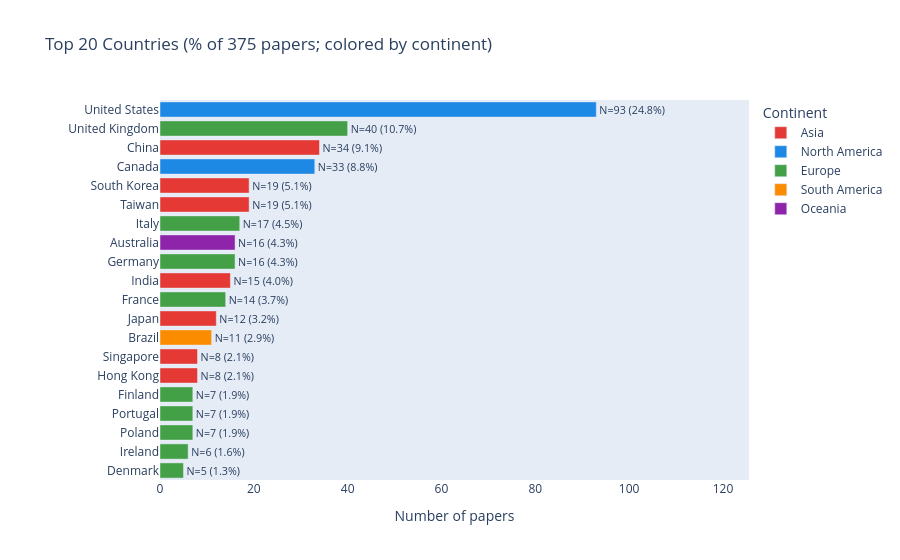

Source (notebook cell):
### Markdown cell above
## 6 · Countries by Continent

### Code cell
countries_long = split_multivalued(df, "Countries", sep=";")
countries_long["continent"] = countries_long["value"].apply(assign_continent)
countries_long.to_parquet(PROCESSED_DIR + "countries_long.parquet", index=False)

# Count by country (one count per paper, not per country-contribution)
country_papers = (
    countries_long
    .drop_duplicates(subset=["Record_ID", "value"])
    .groupby(["value", "continent"])["Record_ID"]
    .nunique()
    .reset_index()
    .rename(columns={"value": "country", "Record_ID": "n_papers"})
    .sort_values("n_papers", ascending=False)
    .head(TOP_COUNTRIES_N)
)
country_papers["pct"] = (country_papers["n_papers"] / N * 100).round(1)
country_papers["color"] = country_papers["continent"].map(STYLE["continent"]).fillna("#9E9E9E")

fig = go.Figure(go.Bar(
    x=country_papers["n_papers"],
    y=country_papers["country"],
    orientation="h",
    text=country_papers.apply(lambda r: f"N={r.n_papers} ({r.pct}%)", axis=1),
    textposition="outside",
    marker_color=country_papers["color"],
    customdata=country_papers["continent"],
    hovertemplate="%{y} (%{customdata})<br>N=%{x}<extra></extra>",
    showlegend=False,   # prevent "trace 0" appearing in legend
))

# Continent legend via invisible dummy traces
for cont, color in STYLE["continent"].items():
    if cont in country_papers["continent"].values:
        fig.add_trace(go.Bar(
            x=[None], y=[None], name=cont,
            marker_color=color, showlegend=True,
        ))

fig.update_layout(
    title=f"Top {TOP_COUNTRIES_N} Countries (% of {N} papers; colored by continent)",
    xaxis=dict(title="Number of papers", range=[0, country_papers.n_papers.max() * 1.35]),
    yaxis=dict(autorange="reversed"),
    legend=dict(title="Continent"),
    height=max(400, TOP_COUNTRIES_N * 28),
    margin=dict(l=160),
)
fig.show()
save_figure(fig, "01_countries_bar")

### Figure 1 — Plotly figure (JSON) as saved in the notebook; plotly's stock layout.template omitted (floating-point values rounded to 4 significant figures)
{"data": [{"customdata": ["North America", "Europe", "Asia", "North America", "Asia", "Asia", "Europe", "Oceania", "Europe", "Asia", "Europe", "Asia", "South America", "Asia", "Asia", "Europe", "Europe", "Europe", "Europe", "Europe"], "hovertemplate": "%{y} (%{customdata})<br>N=%{x}<extra></extra>", "marker": {"color": ["#1E88E5", "#43A047", "#E53935", "#1E88E5", "#E53935", "#E53935", "#43A047", "#8E24AA", "#43A047", "#E53935", "#43A047", "#E53935", "#FB8C00", "#E53935", "#E53935", "#43A047", "#43A047", "#43A047", "#43A047", "#43A047"]}, "orientation": "h", "showlegend": false, "text": ["N=93 (24.8%)", "N=40 (10.7%)", "N=34 (9.1%)", "N=33 (8.8%)", "N=19 (5.1%)", "N=19 (5.1%)", "N=17 (4.5%)", "N=16 (4.3%)", "N=16 (4.3%)", "N=15 (4.0%)", "N=14 (3.7%)", "N=12 (3.2%)", "N=11 (2.9%)", "N=8 (2.1%)", "N=8 (2.1%)", "N=7 (1.9%)", "N=7 (1.9%)", "N=7 (1.9%)", "N=6 (1.6%)", "N=5 (1.3%)"], "textposition": "outside", "type": "bar", "x": [93, 40, 34, 33, 19, 19, 17, 16, 16, 15, 14, 12, 11, 8, 8, 7, 7, 7, 6, 5], "y": ["United States", "United Kingdom", "China", "Canada", "South Korea", "Taiwan", "Italy", "Australia", "Germany", "India", "France", "Japan", "Brazil", "Singapore", "Hong Kong", "Finland", "Portugal", "Poland", "Ireland", "Denmark"]}, {"marker": {"color": "#E53935"}, "name": "Asia", "showlegend": true, "type": "bar", "x": [null], "y": [null]}, {"marker": {"color": "#1E88E5"}, "name": "North America", "showlegend": true, "type": "bar", "x": [null], "y": [null]}, {"marker": {"color": "#43A047"}, "name": "Europe", "showlegend": true, "type": "bar", "x": [null], "y": [null]}, {"marker": {"color": "#FB8C00"}, "name": "South America", "showlegend": true, "type": "bar", "x": [null], "y": [null]}, {"marker": {"color": "#8E24AA"}, "name": "Oceania", "showlegend": true, "type": "bar", "x": [null], "y": [null]}], "layout": {"height": 560, "legend": {"title": {"text": "Continent"}}, "margin": {"l": 160}, "title": {"text": "Top 20 Countries (% of 375 papers; colored by continent)"}, "xaxis": {"range": [0, 125.6], "title": {"text": "Number of papers"}}, "yaxis": {"autorange": "reversed"}}}
